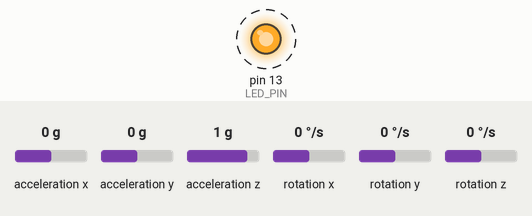
Simulated run of this sketch. Board: Arduino Uno, built with avr-gcc and run on an emulated ATmega328P. Shown: output pins drawn as LEDs (lit = HIGH). Dashed ring = blinking. Inputs (shaded band) come from the test bench; at power-on: acceleration x 0 g, acceleration y 0 g, acceleration z 1 g, rotation x 0 °/s, rotation y 0 °/s, rotation z 0 °/s. What the sketch prints to the serial monitor is not drawn.

Above: at 0.15 s.
Timing chart, 0 to 3.0 s (numbered marks = the images above):
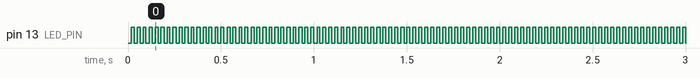

Measured:
- by itself, pin 13 (LED_PIN): alternates HIGH for 0.02 s and LOW for 0.02 s

The sketch:

MPU6050__2.ino
```cpp
// I2C device class (I2Cdev) demonstration Arduino sketch for MPU6050 class
// 10/7/2011 by Jeff Rowberg <jeff@rowberg.net>
// Updates should (hopefully) always be available at https://github.com/jrowberg/i2cdevlib
//
// Changelog:
//      2013-05-08 - added multiple output formats
//                 - added seamless Fastwire support
//      2011-10-07 - initial release

/* ============================================
I2Cdev device library code is placed under the MIT license
Copyright (c) 2011 Jeff Rowberg

Permission is hereby granted, free of charge, to any person obtaining a copy
of this software and associated documentation files (the "Software"), to deal
in the Software without restriction, including without limitation the rights
to use, copy, modify, merge, publish, distribute, sublicense, and/or sell
copies of the Software, and to permit persons to whom the Software is
furnished to do so, subject to the following conditions:

The above copyright notice and this permission notice shall be included in
all copies or substantial portions of the Software.

THE SOFTWARE IS PROVIDED "AS IS", WITHOUT WARRANTY OF ANY KIND, EXPRESS OR
IMPLIED, INCLUDING BUT NOT LIMITED TO THE WARRANTIES OF MERCHANTABILITY,
FITNESS FOR A PARTICULAR PURPOSE AND NONINFRINGEMENT. IN NO EVENT SHALL THE
AUTHORS OR COPYRIGHT HOLDERS BE LIABLE FOR ANY CLAIM, DAMAGES OR OTHER
LIABILITY, WHETHER IN AN ACTION OF CONTRACT, TORT OR OTHERWISE, ARISING FROM,
OUT OF OR IN CONNECTION WITH THE SOFTWARE OR THE USE OR OTHER DEALINGS IN
THE SOFTWARE.
===============================================
*/

// I2Cdev and MPU6050 must be installed as libraries, or else the .cpp/.h files
// for both classes must be in the include path of your project
#include "I2Cdev.h"
#include "MPU6050.h"

// Arduino Wire library is required if I2Cdev I2CDEV_ARDUINO_WIRE implementation
// is used in I2Cdev.h
#if I2CDEV_IMPLEMENTATION == I2CDEV_ARDUINO_WIRE
    #include "Wire.h"
#endif

// class default I2C address is 0x68
// specific I2C addresses may be passed as a parameter here
// AD0 low = 0x68 (default for InvenSense evaluation board)
// AD0 high = 0x69
MPU6050 accelgyro;

int16_t ax, ay, az;
int16_t gx, gy, gz;


#define LED_PIN 13
bool blinkState = false;

void setup() {
    // join I2C bus (I2Cdev library doesn't do this automatically)
    #if I2CDEV_IMPLEMENTATION == I2CDEV_ARDUINO_WIRE
        Wire.begin();
    #elif I2CDEV_IMPLEMENTATION == I2CDEV_BUILTIN_FASTWIRE
        Fastwire::setup(400, true);
    #endif

    // initialize serial communication
    // (38400 chosen because it works as well at 8MHz as it does at 16MHz, but
    // it's really up to you depending on your project)
    Serial.begin(115200);

    // initialize device
    Serial.println("Initializing I2C devices...");
    accelgyro.initialize();
    accelgyro.setFullScaleAccelRange(MPU6050_ACCEL_FS_16);

    // verify connection
    Serial.println("Testing device connections...");
    Serial.println(accelgyro.testConnection() ? "MPU6050 connection successful" : "MPU6050 connection failed");

    // configure Arduino LED for
    pinMode(LED_PIN, OUTPUT);
}

/*
 * ±2g - 16384 LSB/g, ±4g - 8192 LSB/g, ±8g - 4096 LSB/g, ±16g - 2048 LSB/g
 */

bool calibrate = false;
int samples = 300;
double offX = 0, offY = 0, offZ = 0;

int CONVERSION = 2048;
double realX = 0, realY = 0, realZ = 0;

long t = 0;

void loop() {

  if (millis() - t > 10) {

    // read raw accel/gyro measurements from device
    accelgyro.getMotion6(&ax, &ay, &az, &gx, &gy, &gz);

    realX = ((double) ax) / CONVERSION;
    realY = ((double) ay) / CONVERSION;
    realZ = ((double) az) / CONVERSION;

    if (calibrate) {
      for (int i = 0; i < samples; i++) {
        offX += realX;
        offY += realY;
        offZ += realZ;
      }
      offX /= samples;
      offY /= samples;
      offZ /= samples;

      Serial.print("Offset x: ");
      Serial.print(offX);
      Serial.print("\t y: ");
      Serial.print(offY);
      Serial.print("\t z: ");
      Serial.print(offZ);
    } else {

    }

/*
//debug
    Serial.print("x: ");
    Serial.print(realX);
    Serial.print("\ty: ");
    Serial.print(realY);
    Serial.print("\tz: ");
    Serial.println(realZ);*/


    // display tab-separated accel/gyro x/y/z values
    Serial.print("x");
    Serial.println(realX);

    Serial.print("y");
    Serial.println(realY);

    Serial.print("z");
    Serial.println(realZ);

    // blink LED to indicate activity
    blinkState = !blinkState;
    digitalWrite(LED_PIN, blinkState);

    t= millis();
  }
}
```
